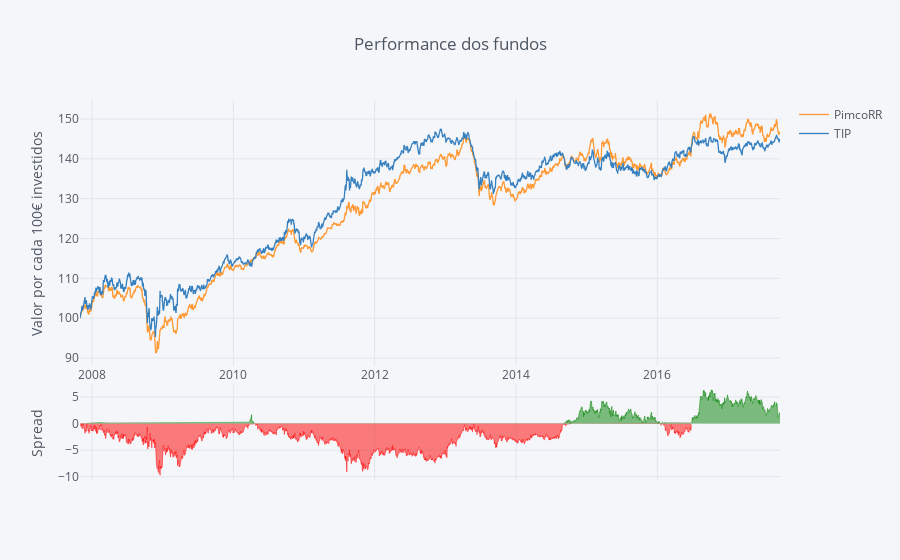

Notebook code cell kept with this figure:
### Code cell
Quotes_df_norm.iplot(kind='spread',yTitle='Valor por cada 100€ investidos', title='Performance dos fundos')

### Figure 1 — Plotly figure (JSON) as saved in the notebook; plotly's stock layout.template omitted (floating-point values rounded to 4 significant figures; data arrays with more than 128 entries replaced by an {"elided": "..."} marker saying what was removed)
{"data": [{"line": {"color": "rgba(255, 153, 51, 1.0)", "dash": "solid", "width": 1.3}, "mode": "lines", "name": "PimcoRR", "text": "", "type": "scatter", "x": {"elided": "2494 str values"}, "y": {"elided": "2494 float values"}}, {"line": {"color": "rgba(55, 128, 191, 1.0)", "dash": "solid", "width": 1.3}, "mode": "lines", "name": "TIP", "text": "", "type": "scatter", "x": {"elided": "2494 str values"}, "y": {"elided": "2494 float values"}}, {"connectgaps": false, "fill": "tozeroy", "line": {"color": "red", "dash": "solid", "width": 0.5}, "mode": "lines", "name": "Spread", "showlegend": false, "type": "scatter", "x": {"elided": "2494 str values"}, "xaxis": "x2", "y": {"elided": "2494 mixed values"}, "yaxis": "y2"}, {"connectgaps": false, "fill": "tozeroy", "line": {"color": "green", "dash": "solid", "width": 0.5}, "mode": "lines", "name": "Spread", "showlegend": false, "type": "scatter", "x": {"elided": "2494 str values"}, "xaxis": "x2", "y": {"elided": "2494 mixed values"}, "yaxis": "y2"}], "layout": {"hovermode": "x", "legend": {"bgcolor": "#F5F6F9", "font": {"color": "#4D5663"}}, "paper_bgcolor": "#F5F6F9", "plot_bgcolor": "#F5F6F9", "title": "Performance dos fundos", "titlefont": {"color": "#4D5663"}, "xaxis1": {"gridcolor": "#E1E5ED", "showgrid": true, "tickfont": {"color": "#4D5663"}, "title": "", "titlefont": {"color": "#4D5663"}, "zerolinecolor": "#E1E5ED"}, "xaxis2": {"anchor": "y2", "gridcolor": "#E1E5ED", "showgrid": true, "showticklabels": false, "tickfont": {"color": "#4D5663"}, "title": "", "titlefont": {"color": "#4D5663"}, "zerolinecolor": "#E1E5ED"}, "yaxis1": {"domain": [0.3, 1], "gridcolor": "#E1E5ED", "showgrid": true, "tickfont": {"color": "#4D5663"}, "title": "Valor por cada 100€ investidos", "titlefont": {"color": "#4D5663"}, "zerolinecolor": "#E1E5ED"}, "yaxis2": {"domain": [0, 0.25], "gridcolor": "#E1E5ED", "showgrid": true, "tickfont": {"color": "#4D5663"}, "title": "Spread", "titlefont": {"color": "#4D5663"}, "zerolinecolor": "#E1E5ED"}}}
